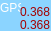
    <widget class="QWidget" name="view_leftup" native="true">
     <property name="geometry">
      <rect>
       <x>2</x>
       <y>0</y>
       <width>51</width>
       <height>31</height>
      </rect>
     </property>
     <property name="styleSheet">
      <string notr="true">background-color: rgb(139, 212, 255);
border-color: rgb(139, 212, 255);
</string>
     </property>
     <widget class="QLabel" name="view_GPStext_3">
      <property name="geometry">
       <rect>
        <x>0</x>
        <y>0</y>
        <width>21</width>
        <height>16</height>
       </rect>
      </property>
      <property name="styleSheet">
       <string notr="true">background:transparent;
font: 6pt &quot;Noto Sans&quot;;
color: rgb(255, 255, 255);</string>
      </property>
      <property name="text">
       <string>GPS</string>
      </property>
     </widget>
     <widget class="QLabel" name="view_GPSlabel_6">
      <property name="geometry">
       <rect>
        <x>20</x>
        <y>-4</y>
        <width>31</width>
        <height>31</height>
       </rect>
      </property>
      <property name="styleSheet">
       <string notr="true">
font: 75 7pt &quot;Noto Sans&quot;;
color: rgb(164, 0, 0);
background:transparent</string>
      </property>
      <property name="text">
       <string>0.368</string>
      </property>
     </widget>
     <widget class="QLabel" name="view_GPSlabel_7">
      <property name="geometry">
       <rect>
        <x>20</x>
        <y>15</y>
        <width>31</width>
        <height>20</height>
       </rect>
      </property>
      <property name="styleSheet">
       <string notr="true">
font: 75 7pt &quot;Noto Sans&quot;;
color: rgb(164, 0, 0);
background:transparent</string>
      </property>
      <property name="text">
       <string>0.368</string>
      </property>
     </widget>
    </widget>
